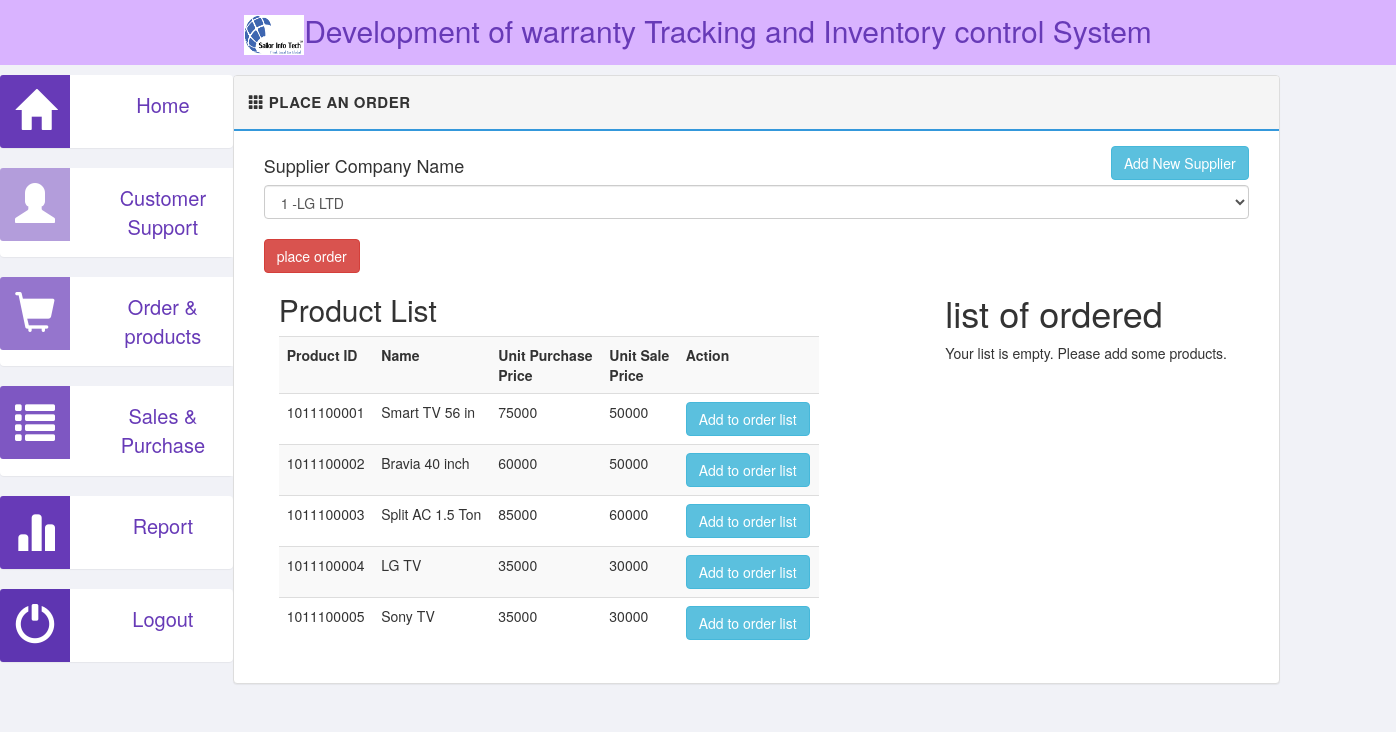
The app's page /order.php with its own data.
### tables this page shows
CREATE TABLE `stock` (
  `pro_id` int(11) NOT NULL,
  `quantity` int(11) NOT NULL
);

CREATE TABLE `product` (
  `pro_id` int(11) NOT NULL,
  `name` varchar(20) NOT NULL,
  `category` varchar(20) NOT NULL,
  `brand` varchar(20) NOT NULL,
  `purchase_price` int(11) NOT NULL,
  `sale_price` int(11) NOT NULL,
  `warranty_yr` int(11) NOT NULL
);

### helper_funtions.php (called while the page is built, shortened)
<?php
function list_of_products(){
  $sql  ="SELECT `stock`.`pro_id` as pro_id ,name, category, brand, quantity,purchase_price,sale_price, warranty_yr from product,stock WHERE `stock`.`pro_id`=`product`.`pro_id` ";
  global $conn;
  $result = mysqli_query($conn,$sql);
  $results = array();
  while ($row = mysqli_fetch_array($result)) {
    $results[] = $row;
  }
  return $results;
}
?>

### products.php (the view, shortened to what this page needs)
<div class="container">
    <div class="col-md-6">
    <h2>Product List</h2>
        <table class="table table-striped">
            <tr>
                <th>Product ID</th>
                <th>Name</th>
                <th>Unit Purchase </br> Price</th>
                <th>Unit Sale </br>Price </th>
                <th>Action</th>
            </tr>
            <?php
            foreach ($_SESSION['order_products'] as $row ) {
                ?>
                <tr>
                    <td><?php echo $row['pro_id'] ?></td>
                    <td><?php echo $row['name'] ?></td>
                    <td><?php echo $row['sale_price'] ?></td>
                    <td><?php echo $row['purchase_price'] ?></td>
                    <td><a  class="btn btn-info" href="order.php?page=products&action=add&id=<?php echo $row['pro_id'] ?>">Add to order list</a></td>
                </tr>
                <?php
            }
            ?>
        </table>
    </div>
</div>

### css/main.css (style rules this page uses)
body { font-family: 'Helvetica Neue', Helvetica, Arial, sans-serif; font-weight: 400; overflow-x: hidden; overflow-y: auto; background: #f1f2f7; height: 100%; width: 100%; }
a { color #777; text-decoration: none; }

### records on screen
stock: pro_id "1011100001", pro_id.name "Smart TV 56 in", pro_id.sale_price "75000", pro_id.purchase_price "50000"
stock: pro_id "1011100002", pro_id.name "Bravia 40 inch", pro_id.sale_price "60000", pro_id.purchase_price "50000"
stock: pro_id "1011100003", pro_id.name "Split AC 1.5 Ton", pro_id.sale_price "85000", pro_id.purchase_price "60000"
stock: pro_id "1011100004", pro_id.name "LG TV", pro_id.sale_price "35000", pro_id.purchase_price "30000"
stock: pro_id "1011100005", pro_id.name "Sony TV", pro_id.sale_price "35000", pro_id.purchase_price "30000"

### other values on screen
form field sup_info "1 -LG LTD"
